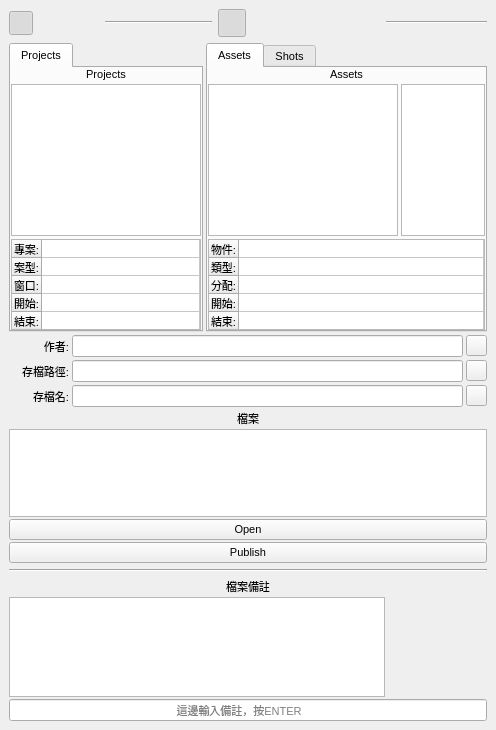
<?xml version="1.0" encoding="UTF-8"?>
<ui version="4.0">
 <class>main_window</class>
 <widget class="QWidget" name="main_window">
  <property name="geometry">
   <rect>
    <x>0</x>
    <y>0</y>
    <width>496</width>
    <height>730</height>
   </rect>
  </property>
  <property name="minimumSize">
   <size>
    <width>0</width>
    <height>0</height>
   </size>
  </property>
  <property name="maximumSize">
   <size>
    <width>620</width>
    <height>800</height>
   </size>
  </property>
  <property name="font">
   <font>
    <family>Arial</family>
    <pointsize>8</pointsize>
    <weight>50</weight>
    <bold>false</bold>
   </font>
  </property>
  <property name="windowTitle">
   <string>MCD TACTIC FileManager v2.0</string>
  </property>
  <layout class="QVBoxLayout" name="verticalLayout_2">
   <property name="spacing">
    <number>6</number>
   </property>
   <property name="margin">
    <number>9</number>
   </property>
   <item>
    <layout class="QHBoxLayout" name="horizontalLayout_5">
     <item>
      <layout class="QHBoxLayout" name="horizontalLayout">
       <property name="spacing">
        <number>0</number>
       </property>
       <item>
        <widget class="QPushButton" name="recent_button">
         <property name="maximumSize">
          <size>
           <width>24</width>
           <height>24</height>
          </size>
         </property>
         <property name="toolTip">
          <string>&lt;html&gt;&lt;head/&gt;&lt;body&gt;&lt;p&gt;&lt;span style=&quot; font-size:10pt;&quot;&gt;顯示最近10天的專案&lt;/span&gt;&lt;/p&gt;&lt;/body&gt;&lt;/html&gt;</string>
         </property>
         <property name="text">
          <string/>
         </property>
         <property name="icon">
          <iconset>
           <normaloff>../icons/forward_off_24.png</normaloff>
           <normalon>../icons/forward_on_24.png</normalon>../icons/forward_off_24.png</iconset>
         </property>
         <property name="checkable">
          <bool>true</bool>
         </property>
         <property name="checked">
          <bool>true</bool>
         </property>
         <property name="flat">
          <bool>true</bool>
         </property>
        </widget>
       </item>
       <item>
        <widget class="QPushButton" name="inprogress_button">
         <property name="maximumSize">
          <size>
           <width>24</width>
           <height>24</height>
          </size>
         </property>
         <property name="toolTip">
          <string>&lt;html&gt;&lt;head/&gt;&lt;body&gt;&lt;p&gt;&lt;span style=&quot; font-size:10pt;&quot;&gt;顯示&lt;/span&gt;&lt;span style=&quot; font-size:10pt; font-weight:600; color:#ff0000;&quot;&gt;進行中&lt;/span&gt;&lt;span style=&quot; font-size:10pt;&quot;&gt;的專案&lt;/span&gt;&lt;/p&gt;&lt;/body&gt;&lt;/html&gt;</string>
         </property>
         <property name="text">
          <string/>
         </property>
         <property name="icon">
          <iconset>
           <normaloff>../icons/play_off_24.png</normaloff>
           <normalon>../icons/play_on_24.png</normalon>../icons/play_off_24.png</iconset>
         </property>
         <property name="checkable">
          <bool>true</bool>
         </property>
         <property name="checked">
          <bool>false</bool>
         </property>
         <property name="flat">
          <bool>true</bool>
         </property>
        </widget>
       </item>
       <item>
        <widget class="QPushButton" name="ready_button">
         <property name="maximumSize">
          <size>
           <width>24</width>
           <height>24</height>
          </size>
         </property>
         <property name="toolTip">
          <string>&lt;html&gt;&lt;head/&gt;&lt;body&gt;&lt;p&gt;&lt;span style=&quot; font-size:10pt;&quot;&gt;顯示&lt;/span&gt;&lt;span style=&quot; font-size:10pt; font-weight:600; color:#ff0000;&quot;&gt;準備中&lt;/span&gt;&lt;span style=&quot; font-size:10pt;&quot;&gt;的專案&lt;/span&gt;&lt;/p&gt;&lt;/body&gt;&lt;/html&gt;</string>
         </property>
         <property name="text">
          <string/>
         </property>
         <property name="icon">
          <iconset>
           <normaloff>../icons/pause_off_24.png</normaloff>
           <normalon>../icons/pause_on_24.png</normalon>../icons/pause_off_24.png</iconset>
         </property>
         <property name="checkable">
          <bool>true</bool>
         </property>
         <property name="checked">
          <bool>false</bool>
         </property>
         <property name="flat">
          <bool>true</bool>
         </property>
        </widget>
       </item>
       <item>
        <widget class="QPushButton" name="complete_button">
         <property name="maximumSize">
          <size>
           <width>24</width>
           <height>24</height>
          </size>
         </property>
         <property name="toolTip">
          <string>&lt;html&gt;&lt;head/&gt;&lt;body&gt;&lt;p&gt;&lt;span style=&quot; font-size:10pt;&quot;&gt;顯示&lt;/span&gt;&lt;span style=&quot; font-size:10pt; font-weight:600; color:#ff0000;&quot;&gt;完成&lt;/span&gt;&lt;span style=&quot; font-size:10pt;&quot;&gt;的專案&lt;/span&gt;&lt;/p&gt;&lt;/body&gt;&lt;/html&gt;</string>
         </property>
         <property name="text">
          <string/>
         </property>
         <property name="icon">
          <iconset>
           <normaloff>../icons/check_off_24.png</normaloff>
           <normalon>../icons/check_on_24.png</normalon>../icons/check_off_24.png</iconset>
         </property>
         <property name="checkable">
          <bool>true</bool>
         </property>
         <property name="checked">
          <bool>false</bool>
         </property>
         <property name="flat">
          <bool>true</bool>
         </property>
        </widget>
       </item>
       <item>
        <widget class="Line" name="line_2">
         <property name="minimumSize">
          <size>
           <width>101</width>
           <height>0</height>
          </size>
         </property>
         <property name="orientation">
          <enum>Qt::Horizontal</enum>
         </property>
        </widget>
       </item>
      </layout>
     </item>
     <item>
      <layout class="QHBoxLayout" name="horizontalLayout_6">
       <property name="spacing">
        <number>0</number>
       </property>
       <item>
        <widget class="QPushButton" name="filter_all">
         <property name="minimumSize">
          <size>
           <width>28</width>
           <height>28</height>
          </size>
         </property>
         <property name="maximumSize">
          <size>
           <width>28</width>
           <height>28</height>
          </size>
         </property>
         <property name="toolTip">
          <string>&lt;html&gt;&lt;head/&gt;&lt;body&gt;&lt;p&gt;&lt;br/&gt;&lt;/p&gt;&lt;/body&gt;&lt;/html&gt;</string>
         </property>
         <property name="text">
          <string/>
         </property>
         <property name="icon">
          <iconset>
           <normaloff>../icons/item_filter/fa-circle_Off.png</normaloff>
           <normalon>../icons/item_filter/fa-circle_On.png</normalon>../icons/item_filter/fa-circle_Off.png</iconset>
         </property>
         <property name="checkable">
          <bool>true</bool>
         </property>
         <property name="checked">
          <bool>true</bool>
         </property>
         <property name="flat">
          <bool>true</bool>
         </property>
        </widget>
       </item>
       <item>
        <widget class="QPushButton" name="filter_character">
         <property name="minimumSize">
          <size>
           <width>28</width>
           <height>28</height>
          </size>
         </property>
         <property name="maximumSize">
          <size>
           <width>28</width>
           <height>28</height>
          </size>
         </property>
         <property name="toolTip">
          <string>&lt;html&gt;&lt;head/&gt;&lt;body&gt;&lt;p&gt;&lt;br/&gt;&lt;/p&gt;&lt;/body&gt;&lt;/html&gt;</string>
         </property>
         <property name="text">
          <string/>
         </property>
         <property name="icon">
          <iconset>
           <normaloff>../icons/item_filter/fa-child_Off.png</normaloff>
           <normalon>../icons/item_filter/fa-child_On.png</normalon>../icons/item_filter/fa-child_Off.png</iconset>
         </property>
         <property name="iconSize">
          <size>
           <width>22</width>
           <height>22</height>
          </size>
         </property>
         <property name="checkable">
          <bool>true</bool>
         </property>
         <property name="checked">
          <bool>false</bool>
         </property>
         <property name="flat">
          <bool>true</bool>
         </property>
        </widget>
       </item>
       <item>
        <widget class="QPushButton" name="filter_vehicle">
         <property name="minimumSize">
          <size>
           <width>28</width>
           <height>28</height>
          </size>
         </property>
         <property name="maximumSize">
          <size>
           <width>28</width>
           <height>28</height>
          </size>
         </property>
         <property name="toolTip">
          <string>&lt;html&gt;&lt;head/&gt;&lt;body&gt;&lt;p&gt;&lt;br/&gt;&lt;/p&gt;&lt;/body&gt;&lt;/html&gt;</string>
         </property>
         <property name="text">
          <string/>
         </property>
         <property name="icon">
          <iconset>
           <normaloff>../icons/item_filter/fa-car_Off.png</normaloff>
           <normalon>../icons/item_filter/fa-car_On.png</normalon>../icons/item_filter/fa-car_Off.png</iconset>
         </property>
         <property name="iconSize">
          <size>
           <width>22</width>
           <height>22</height>
          </size>
         </property>
         <property name="checkable">
          <bool>true</bool>
         </property>
         <property name="flat">
          <bool>true</bool>
         </property>
        </widget>
       </item>
       <item>
        <widget class="QPushButton" name="filter_prop">
         <property name="minimumSize">
          <size>
           <width>28</width>
           <height>28</height>
          </size>
         </property>
         <property name="maximumSize">
          <size>
           <width>28</width>
           <height>28</height>
          </size>
         </property>
         <property name="toolTip">
          <string>&lt;html&gt;&lt;head/&gt;&lt;body&gt;&lt;p&gt;&lt;br/&gt;&lt;/p&gt;&lt;/body&gt;&lt;/html&gt;</string>
         </property>
         <property name="text">
          <string/>
         </property>
         <property name="icon">
          <iconset>
           <normaloff>../icons/item_filter/fa-wrench_Off.png</normaloff>
           <normalon>../icons/item_filter/fa-wrench_On.png</normalon>../icons/item_filter/fa-wrench_Off.png</iconset>
         </property>
         <property name="iconSize">
          <size>
           <width>22</width>
           <height>22</height>
          </size>
         </property>
         <property name="checkable">
          <bool>true</bool>
         </property>
         <property name="flat">
          <bool>true</bool>
         </property>
        </widget>
       </item>
       <item>
        <widget class="QPushButton" name="filter_sets">
         <property name="minimumSize">
          <size>
           <width>28</width>
           <height>28</height>
          </size>
         </property>
         <property name="maximumSize">
          <size>
           <width>28</width>
           <height>28</height>
          </size>
         </property>
         <property name="toolTip">
          <string>&lt;html&gt;&lt;head/&gt;&lt;body&gt;&lt;p&gt;&lt;br/&gt;&lt;/p&gt;&lt;/body&gt;&lt;/html&gt;</string>
         </property>
         <property name="text">
          <string/>
         </property>
         <property name="icon">
          <iconset>
           <normaloff>../icons/item_filter/fa-tree_Off.png</normaloff>
           <normalon>../icons/item_filter/fa-tree_On.png</normalon>../icons/item_filter/fa-tree_Off.png</iconset>
         </property>
         <property name="iconSize">
          <size>
           <width>22</width>
           <height>22</height>
          </size>
         </property>
         <property name="checkable">
          <bool>true</bool>
         </property>
         <property name="flat">
          <bool>true</bool>
         </property>
        </widget>
       </item>
       <item>
        <widget class="QPushButton" name="filter_other">
         <property name="minimumSize">
          <size>
           <width>28</width>
           <height>28</height>
          </size>
         </property>
         <property name="maximumSize">
          <size>
           <width>28</width>
           <height>28</height>
          </size>
         </property>
         <property name="toolTip">
          <string>&lt;html&gt;&lt;head/&gt;&lt;body&gt;&lt;p&gt;&lt;br/&gt;&lt;/p&gt;&lt;/body&gt;&lt;/html&gt;</string>
         </property>
         <property name="text">
          <string/>
         </property>
         <property name="icon">
          <iconset>
           <normaloff>../icons/item_filter/fa-question-circle_Off.png</normaloff>
           <normalon>../icons/item_filter/fa-question-circle_On.png</normalon>../icons/item_filter/fa-question-circle_Off.png</iconset>
         </property>
         <property name="iconSize">
          <size>
           <width>22</width>
           <height>22</height>
          </size>
         </property>
         <property name="checkable">
          <bool>true</bool>
         </property>
         <property name="flat">
          <bool>true</bool>
         </property>
        </widget>
       </item>
       <item>
        <widget class="Line" name="line_3">
         <property name="minimumSize">
          <size>
           <width>101</width>
           <height>0</height>
          </size>
         </property>
         <property name="orientation">
          <enum>Qt::Horizontal</enum>
         </property>
        </widget>
       </item>
      </layout>
     </item>
    </layout>
   </item>
   <item>
    <layout class="QVBoxLayout" name="mainLayout">
     <property name="spacing">
      <number>3</number>
     </property>
     <property name="margin">
      <number>0</number>
     </property>
     <item>
      <layout class="QHBoxLayout" name="tabLayout">
       <property name="spacing">
        <number>3</number>
       </property>
       <item>
        <widget class="QTabWidget" name="tabProjectWidget">
         <property name="currentIndex">
          <number>0</number>
         </property>
         <widget class="QWidget" name="tabProject">
          <property name="minimumSize">
           <size>
            <width>0</width>
            <height>0</height>
           </size>
          </property>
          <attribute name="title">
           <string>Projects</string>
          </attribute>
          <layout class="QVBoxLayout" name="verticalLayout_4">
           <property name="spacing">
            <number>3</number>
           </property>
           <property name="margin">
            <number>0</number>
           </property>
           <item>
            <widget class="QLabel" name="project_label">
             <property name="text">
              <string>Projects</string>
             </property>
             <property name="alignment">
              <set>Qt::AlignCenter</set>
             </property>
            </widget>
           </item>
           <item>
            <widget class="QListWidget" name="project_list">
             <property name="minimumSize">
              <size>
               <width>0</width>
               <height>150</height>
              </size>
             </property>
            </widget>
           </item>
           <item>
            <widget class="QTableWidget" name="project_info">
             <property name="minimumSize">
              <size>
               <width>190</width>
               <height>91</height>
              </size>
             </property>
             <property name="maximumSize">
              <size>
               <width>16777215</width>
               <height>91</height>
              </size>
             </property>
             <property name="verticalScrollBarPolicy">
              <enum>Qt::ScrollBarAlwaysOff</enum>
             </property>
             <property name="horizontalScrollBarPolicy">
              <enum>Qt::ScrollBarAlwaysOff</enum>
             </property>
             <property name="autoScroll">
              <bool>false</bool>
             </property>
             <property name="selectionMode">
              <enum>QAbstractItemView::NoSelection</enum>
             </property>
             <attribute name="horizontalHeaderVisible">
              <bool>false</bool>
             </attribute>
             <attribute name="horizontalHeaderCascadingSectionResizes">
              <bool>true</bool>
             </attribute>
             <attribute name="horizontalHeaderDefaultSectionSize">
              <number>150</number>
             </attribute>
             <attribute name="horizontalHeaderMinimumSectionSize">
              <number>150</number>
             </attribute>
             <attribute name="horizontalHeaderStretchLastSection">
              <bool>true</bool>
             </attribute>
             <attribute name="verticalHeaderDefaultSectionSize">
              <number>18</number>
             </attribute>
             <row>
              <property name="text">
               <string>專案:</string>
              </property>
             </row>
             <row>
              <property name="text">
               <string>案型:</string>
              </property>
             </row>
             <row>
              <property name="text">
               <string>窗口:</string>
              </property>
             </row>
             <row>
              <property name="text">
               <string>開始:</string>
              </property>
             </row>
             <row>
              <property name="text">
               <string>結束:</string>
              </property>
             </row>
             <column>
              <property name="text">
               <string/>
              </property>
             </column>
            </widget>
           </item>
          </layout>
         </widget>
        </widget>
       </item>
       <item>
        <widget class="QTabWidget" name="tabProductionType">
         <property name="minimumSize">
          <size>
           <width>250</width>
           <height>0</height>
          </size>
         </property>
         <property name="maximumSize">
          <size>
           <width>350</width>
           <height>16777215</height>
          </size>
         </property>
         <property name="currentIndex">
          <number>0</number>
         </property>
         <widget class="QWidget" name="assets_tab">
          <attribute name="title">
           <string>Assets</string>
          </attribute>
          <layout class="QVBoxLayout" name="verticalLayout_5">
           <property name="spacing">
            <number>3</number>
           </property>
           <property name="margin">
            <number>0</number>
           </property>
           <item>
            <widget class="QLabel" name="asset_label">
             <property name="text">
              <string>Assets</string>
             </property>
             <property name="alignment">
              <set>Qt::AlignCenter</set>
             </property>
            </widget>
           </item>
           <item>
            <layout class="QHBoxLayout" name="asset_layout">
             <property name="spacing">
              <number>3</number>
             </property>
             <item>
              <widget class="QListWidget" name="asset_list"/>
             </item>
             <item>
              <widget class="processListWidget" name="asset_process_list">
               <property name="maximumSize">
                <size>
                 <width>150</width>
                 <height>16777215</height>
                </size>
               </property>
              </widget>
             </item>
            </layout>
           </item>
           <item>
            <widget class="QTableWidget" name="asset_info">
             <property name="minimumSize">
              <size>
               <width>190</width>
               <height>91</height>
              </size>
             </property>
             <property name="maximumSize">
              <size>
               <width>16777215</width>
               <height>91</height>
              </size>
             </property>
             <property name="verticalScrollBarPolicy">
              <enum>Qt::ScrollBarAlwaysOff</enum>
             </property>
             <property name="horizontalScrollBarPolicy">
              <enum>Qt::ScrollBarAlwaysOff</enum>
             </property>
             <property name="autoScroll">
              <bool>false</bool>
             </property>
             <property name="selectionMode">
              <enum>QAbstractItemView::NoSelection</enum>
             </property>
             <property name="verticalScrollMode">
              <enum>QAbstractItemView::ScrollPerItem</enum>
             </property>
             <attribute name="horizontalHeaderVisible">
              <bool>false</bool>
             </attribute>
             <attribute name="horizontalHeaderCascadingSectionResizes">
              <bool>true</bool>
             </attribute>
             <attribute name="horizontalHeaderDefaultSectionSize">
              <number>150</number>
             </attribute>
             <attribute name="horizontalHeaderMinimumSectionSize">
              <number>150</number>
             </attribute>
             <attribute name="horizontalHeaderStretchLastSection">
              <bool>true</bool>
             </attribute>
             <attribute name="verticalHeaderDefaultSectionSize">
              <number>18</number>
             </attribute>
             <row>
              <property name="text">
               <string>物件:</string>
              </property>
             </row>
             <row>
              <property name="text">
               <string>類型:</string>
              </property>
             </row>
             <row>
              <property name="text">
               <string>分配:</string>
              </property>
             </row>
             <row>
              <property name="text">
               <string>開始:</string>
              </property>
             </row>
             <row>
              <property name="text">
               <string>結束:</string>
              </property>
             </row>
             <column>
              <property name="text">
               <string/>
              </property>
             </column>
            </widget>
           </item>
          </layout>
         </widget>
         <widget class="QWidget" name="shots_tab">
          <attribute name="title">
           <string>Shots</string>
          </attribute>
          <layout class="QVBoxLayout" name="verticalLayout_3">
           <property name="spacing">
            <number>3</number>
           </property>
           <property name="margin">
            <number>0</number>
           </property>
           <item>
            <widget class="QLabel" name="shot_label">
             <property name="text">
              <string>Shots</string>
             </property>
             <property name="alignment">
              <set>Qt::AlignCenter</set>
             </property>
            </widget>
           </item>
           <item>
            <layout class="QHBoxLayout" name="shot_layout">
             <property name="spacing">
              <number>3</number>
             </property>
             <item>
              <widget class="QListWidget" name="shot_list"/>
             </item>
             <item>
              <widget class="processListWidget" name="shot_process_list">
               <property name="maximumSize">
                <size>
                 <width>150</width>
                 <height>16777215</height>
                </size>
               </property>
              </widget>
             </item>
            </layout>
           </item>
           <item>
            <widget class="QTableWidget" name="shot_info">
             <property name="minimumSize">
              <size>
               <width>190</width>
               <height>91</height>
              </size>
             </property>
             <property name="maximumSize">
              <size>
               <width>16777215</width>
               <height>91</height>
              </size>
             </property>
             <property name="toolTip">
              <string>1</string>
             </property>
             <property name="verticalScrollBarPolicy">
              <enum>Qt::ScrollBarAlwaysOff</enum>
             </property>
             <property name="horizontalScrollBarPolicy">
              <enum>Qt::ScrollBarAlwaysOff</enum>
             </property>
             <property name="autoScroll">
              <bool>false</bool>
             </property>
             <property name="selectionMode">
              <enum>QAbstractItemView::NoSelection</enum>
             </property>
             <property name="verticalScrollMode">
              <enum>QAbstractItemView::ScrollPerItem</enum>
             </property>
             <attribute name="horizontalHeaderVisible">
              <bool>false</bool>
             </attribute>
             <attribute name="horizontalHeaderCascadingSectionResizes">
              <bool>true</bool>
             </attribute>
             <attribute name="horizontalHeaderDefaultSectionSize">
              <number>150</number>
             </attribute>
             <attribute name="horizontalHeaderMinimumSectionSize">
              <number>150</number>
             </attribute>
             <attribute name="horizontalHeaderStretchLastSection">
              <bool>true</bool>
             </attribute>
             <attribute name="verticalHeaderDefaultSectionSize">
              <number>18</number>
             </attribute>
             <row>
              <property name="text">
               <string>物件:</string>
              </property>
             </row>
             <row>
              <property name="text">
               <string>類型:</string>
              </property>
             </row>
             <row>
              <property name="text">
               <string>分配:</string>
              </property>
             </row>
             <row>
              <property name="text">
               <string>開始:</string>
              </property>
             </row>
             <row>
              <property name="text">
               <string>結束:</string>
              </property>
             </row>
             <column>
              <property name="text">
               <string/>
              </property>
             </column>
            </widget>
           </item>
          </layout>
         </widget>
        </widget>
       </item>
      </layout>
     </item>
     <item>
      <layout class="QVBoxLayout" name="file_path_layout">
       <property name="spacing">
        <number>3</number>
       </property>
       <item>
        <layout class="QHBoxLayout" name="login_layout">
         <property name="spacing">
          <number>3</number>
         </property>
         <item>
          <widget class="QLabel" name="login_label">
           <property name="minimumSize">
            <size>
             <width>60</width>
             <height>0</height>
            </size>
           </property>
           <property name="maximumSize">
            <size>
             <width>60</width>
             <height>16777215</height>
            </size>
           </property>
           <property name="text">
            <string>作者:</string>
           </property>
           <property name="alignment">
            <set>Qt::AlignRight|Qt::AlignTrailing|Qt::AlignVCenter</set>
           </property>
          </widget>
         </item>
         <item>
          <widget class="QLineEdit" name="login_name">
           <property name="layoutDirection">
            <enum>Qt::LeftToRight</enum>
           </property>
           <property name="alignment">
            <set>Qt::AlignCenter</set>
           </property>
          </widget>
         </item>
         <item>
          <widget class="QPushButton" name="logout_button">
           <property name="maximumSize">
            <size>
             <width>21</width>
             <height>21</height>
            </size>
           </property>
           <property name="toolTip">
            <string>&lt;html&gt;&lt;head/&gt;&lt;body&gt;&lt;p&gt;&lt;span style=&quot; font-size:10pt;&quot;&gt;登出&lt;/span&gt;&lt;/p&gt;&lt;/body&gt;&lt;/html&gt;</string>
           </property>
           <property name="text">
            <string/>
           </property>
           <property name="icon">
            <iconset>
             <normaloff>../icons/sign-out_222222_12.png</normaloff>../icons/sign-out_222222_12.png</iconset>
           </property>
          </widget>
         </item>
        </layout>
       </item>
       <item>
        <layout class="QHBoxLayout" name="save_path_layout">
         <property name="spacing">
          <number>3</number>
         </property>
         <item>
          <widget class="QLabel" name="save_path_label">
           <property name="minimumSize">
            <size>
             <width>60</width>
             <height>0</height>
            </size>
           </property>
           <property name="maximumSize">
            <size>
             <width>60</width>
             <height>16777215</height>
            </size>
           </property>
           <property name="text">
            <string>存檔路徑:</string>
           </property>
           <property name="alignment">
            <set>Qt::AlignRight|Qt::AlignTrailing|Qt::AlignVCenter</set>
           </property>
          </widget>
         </item>
         <item>
          <widget class="QLineEdit" name="save_path">
           <property name="layoutDirection">
            <enum>Qt::LeftToRight</enum>
           </property>
           <property name="alignment">
            <set>Qt::AlignCenter</set>
           </property>
          </widget>
         </item>
         <item>
          <widget class="QPushButton" name="open_path_button">
           <property name="maximumSize">
            <size>
             <width>21</width>
             <height>21</height>
            </size>
           </property>
           <property name="toolTip">
            <string>&lt;html&gt;&lt;head/&gt;&lt;body&gt;&lt;p&gt;&lt;span style=&quot; font-size:10pt;&quot;&gt;打開資料夾&lt;/span&gt;&lt;/p&gt;&lt;/body&gt;&lt;/html&gt;</string>
           </property>
           <property name="text">
            <string/>
           </property>
           <property name="icon">
            <iconset>
             <normaloff>../icons/folder-open-o_222222_12.png</normaloff>../icons/folder-open-o_222222_12.png</iconset>
           </property>
          </widget>
         </item>
        </layout>
       </item>
       <item>
        <layout class="QHBoxLayout" name="save_file_layout">
         <property name="spacing">
          <number>3</number>
         </property>
         <item>
          <widget class="QLabel" name="save_file_label">
           <property name="minimumSize">
            <size>
             <width>60</width>
             <height>0</height>
            </size>
           </property>
           <property name="maximumSize">
            <size>
             <width>60</width>
             <height>16777215</height>
            </size>
           </property>
           <property name="text">
            <string>存檔名:</string>
           </property>
           <property name="alignment">
            <set>Qt::AlignRight|Qt::AlignTrailing|Qt::AlignVCenter</set>
           </property>
          </widget>
         </item>
         <item>
          <widget class="QLineEdit" name="save_file">
           <property name="layoutDirection">
            <enum>Qt::LeftToRight</enum>
           </property>
           <property name="alignment">
            <set>Qt::AlignCenter</set>
           </property>
          </widget>
         </item>
         <item>
          <widget class="QPushButton" name="save_button">
           <property name="maximumSize">
            <size>
             <width>21</width>
             <height>21</height>
            </size>
           </property>
           <property name="toolTip">
            <string>&lt;html&gt;&lt;head/&gt;&lt;body&gt;&lt;p&gt;&lt;span style=&quot; font-size:10pt;&quot;&gt;存檔&lt;/span&gt;&lt;/p&gt;&lt;/body&gt;&lt;/html&gt;</string>
           </property>
           <property name="text">
            <string/>
           </property>
           <property name="icon">
            <iconset>
             <normaloff>../icons/save_222222_12.png</normaloff>../icons/save_222222_12.png</iconset>
           </property>
          </widget>
         </item>
        </layout>
       </item>
      </layout>
     </item>
     <item>
      <layout class="QVBoxLayout" name="file_list_layout">
       <property name="spacing">
        <number>6</number>
       </property>
       <item>
        <layout class="QVBoxLayout" name="verticalLayout_6">
         <property name="spacing">
          <number>2</number>
         </property>
         <property name="topMargin">
          <number>0</number>
         </property>
         <item>
          <widget class="QLabel" name="file_list_label">
           <property name="text">
            <string>檔案</string>
           </property>
           <property name="alignment">
            <set>Qt::AlignCenter</set>
           </property>
          </widget>
         </item>
         <item>
          <widget class="QListWidget" name="file_list">
           <property name="minimumSize">
            <size>
             <width>0</width>
             <height>0</height>
            </size>
           </property>
           <property name="maximumSize">
            <size>
             <width>16777215</width>
             <height>150</height>
            </size>
           </property>
          </widget>
         </item>
         <item>
          <widget class="QPushButton" name="open_button">
           <property name="text">
            <string>Open</string>
           </property>
          </widget>
         </item>
         <item>
          <widget class="QPushButton" name="publish_button">
           <property name="text">
            <string>Publish</string>
           </property>
          </widget>
         </item>
        </layout>
       </item>
       <item>
        <widget class="Line" name="line">
         <property name="orientation">
          <enum>Qt::Horizontal</enum>
         </property>
        </widget>
       </item>
       <item>
        <layout class="QVBoxLayout" name="verticalLayout_7">
         <property name="spacing">
          <number>2</number>
         </property>
         <property name="topMargin">
          <number>0</number>
         </property>
         <item>
          <widget class="QLabel" name="note_label">
           <property name="text">
            <string>檔案備註</string>
           </property>
           <property name="alignment">
            <set>Qt::AlignCenter</set>
           </property>
           <property name="margin">
            <number>-1</number>
           </property>
          </widget>
         </item>
         <item>
          <layout class="QHBoxLayout" name="horizontalLayout_2">
           <item>
            <widget class="QListWidget" name="note_list">
             <property name="minimumSize">
              <size>
               <width>0</width>
               <height>0</height>
              </size>
             </property>
             <property name="maximumSize">
              <size>
               <width>16777215</width>
               <height>100</height>
              </size>
             </property>
             <property name="toolTip">
              <string>&lt;html&gt;&lt;head/&gt;&lt;body&gt;&lt;p&gt;&lt;span style=&quot; font-size:10pt;&quot;&gt;這裡會列出&lt;/span&gt;&lt;span style=&quot; font-size:10pt; font-weight:600;&quot;&gt;選擇&lt;/span&gt;&lt;span style=&quot; font-size:10pt;&quot;&gt;的檔案的備註，滑鼠點兩下可以刪除。&lt;/span&gt;&lt;/p&gt;&lt;p&gt;&lt;span style=&quot; font-size:10pt;&quot;&gt;用下面的字框來輸入備註，寫完記得按儲存。&lt;/span&gt;&lt;/p&gt;&lt;/body&gt;&lt;/html&gt;</string>
             </property>
             <property name="wordWrap">
              <bool>true</bool>
             </property>
            </widget>
           </item>
           <item>
            <widget class="QLabel" name="file_thumbnail">
             <property name="minimumSize">
              <size>
               <width>100</width>
               <height>100</height>
              </size>
             </property>
             <property name="maximumSize">
              <size>
               <width>100</width>
               <height>100</height>
              </size>
             </property>
             <property name="text">
              <string/>
             </property>
             <property name="pixmap">
              <pixmap>../icons/default-placeholder.png</pixmap>
             </property>
             <property name="scaledContents">
              <bool>true</bool>
             </property>
             <property name="margin">
              <number>-2</number>
             </property>
            </widget>
           </item>
          </layout>
         </item>
         <item>
          <widget class="lineEditWidget" name="note">
           <property name="toolTip">
            <string>&lt;html&gt;&lt;head/&gt;&lt;body&gt;&lt;p&gt;&lt;span style=&quot; font-size:10pt;&quot;&gt;這邊輸入備註。&lt;/span&gt;&lt;/p&gt;&lt;/body&gt;&lt;/html&gt;</string>
           </property>
           <property name="placeholderText">
            <string>                                                      這邊輸入備註，按ENTER</string>
           </property>
          </widget>
         </item>
        </layout>
       </item>
      </layout>
     </item>
    </layout>
   </item>
  </layout>
 </widget>
 <pixmapfunction>QPixmap getPixmap(const QString &amp;name){
return QPixmap(QApplication::applicationDirPath()+QDir::s eparator()+name);
}</pixmapfunction>
 <customwidgets>
  <customwidget>
   <class>processListWidget</class>
   <extends>QListWidget</extends>
   <header>processlistwidget.h</header>
  </customwidget>
  <customwidget>
   <class>lineEditWidget</class>
   <extends>QLineEdit</extends>
   <header>lineeditwidget.h</header>
  </customwidget>
 </customwidgets>
 <resources/>
 <connections/>
</ui>
